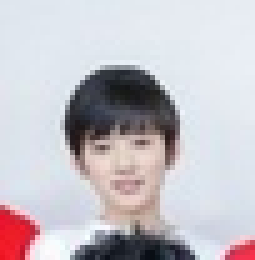
#> input picture mathModel/Instance/Third_a3/p3_version2/FaceIDxianz/Trained_Face/p2.jpg, 51 x 52 px, shrunk from 210 x 211 before the run, found by its file name (shown 5 times larger)
$ python haar2.py
#> lines starting #> are read from the running program, lines starting #| are printed output that depends on the picture; after the words box and inside, x2 and y2 are one past the last pixel; in counts of white or black regions, pixels touching at a corner belong together
import cv2
import numpy as np
import sys
import os
import glob
import numpy
from skimage import io


# 指定图片的人脸识别然后存储
img = cv2.imread(
    "D:/program/pythonPractice/mathModel/Instance/Third_a3/Origin/p2.jpg")
#> img is the input picture: shape (52, 51, 3); mean B, G, R 199.2, 192.8, 197.1
color = (0, 255, 0)
cv2.imshow("Origin Faces!", img)

grey = cv2.cvtColor(img, cv2.COLOR_BGR2GRAY)
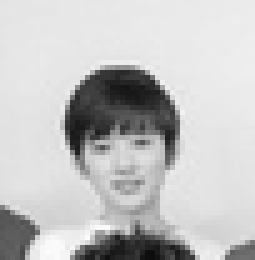
#> grey: shape (52, 51) (shown 5 times larger); min 13, max 252, mean 194.8

classfier = cv2.CascadeClassifier(
    "D:\\program\\python391\\Lib\\site-packages\\cv2\\data\\haarcascade_frontalface_alt2.xml")


faceRects = classfier.detectMultiScale(
    grey, scaleFactor=1.2, minNeighbors=3, minSize=(32, 32))
#> faceRects = ()
if len(faceRects) > 0:  # 大于0则检测到人脸
    for faceRect in faceRects:  # 单独框出每一张人脸
        x, y, w, h = faceRect
        cv2.rectangle(img, (x - 10, y - 10), (x + w + 10,
                                              y + h + 10), color, 3)  # 5控制绿色框的粗细


# 写入图像
cv2.imwrite(
    'D:/program/pythonPractice/mathModel/Instance/Third_a3/Origin/output2.jpg', img)
cv2.imshow("Find Faces!", img)
cv2.waitKey(0)

$ run again, with mathModel/Instance/Third_a3/p3_version2/FaceIDxianz/Trained_Face/p0.jpg copied over mathModel/Instance/Third_a3/p3_version2/FaceIDxianz/Trained_Face/p2.jpg
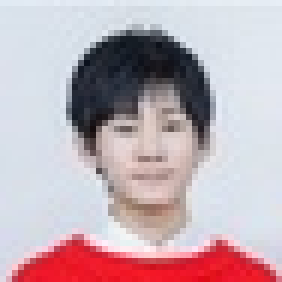
#> input picture mathModel/Instance/Third_a3/p3_version2/FaceIDxianz/Trained_Face/p0.jpg, 47 x 47 px, shrunk from 193 x 193 before the run, found by its file name (shown 6 times larger)
#> img is the input picture: shape (47, 47, 3); mean B, G, R 182.3, 174.6, 193.2
#> `grey = cv2.cvtColor(img, cv2.COLOR_BGR2GRAY)`:
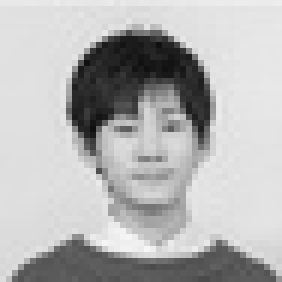
#> grey: shape (47, 47) (shown 6 times larger); min 15, max 246, mean 181
#> faceRects = ()

$ run again, with mathModel/Instance/Third_a3/p3_version2/FaceIDxianz/Trained_Face/p3.jpg copied over mathModel/Instance/Third_a3/p3_version2/FaceIDxianz/Trained_Face/p2.jpg
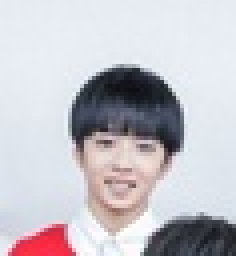
#> input picture mathModel/Instance/Third_a3/p3_version2/FaceIDxianz/Trained_Face/p3.jpg, 59 x 64 px, shrunk from 243 x 261 before the run, found by its file name (shown 4 times larger)
#> img is the input picture: shape (64, 59, 3); mean B, G, R 200.6, 193.9, 196.5
#> `grey = cv2.cvtColor(img, cv2.COLOR_BGR2GRAY)`:
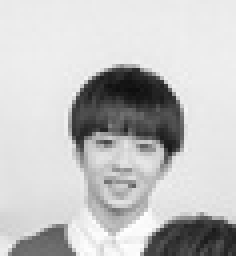
#> grey: shape (64, 59) (shown 4 times larger); min 14, max 254, mean 195.4
#> faceRects = ()

$ run again, with mathModel/Instance/Third_a3/p3_version2/FaceIDxianz/Trained_Face/0.jpg copied over mathModel/Instance/Third_a3/p3_version2/FaceIDxianz/Trained_Face/p2.jpg
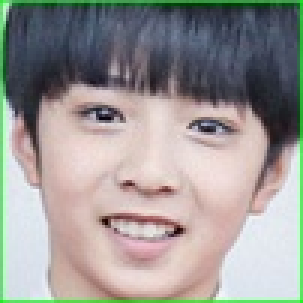
#> input picture mathModel/Instance/Third_a3/p3_version2/FaceIDxianz/Trained_Face/0.jpg, 101 x 101 px, shrunk from 413 x 413 before the run, found by its file name (shown 3 times larger)
#> img is the input picture: shape (101, 101, 3); mean B, G, R 149, 151.8, 154.9
#> `grey = cv2.cvtColor(img, cv2.COLOR_BGR2GRAY)`:
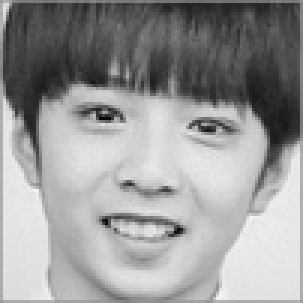
#> grey: shape (101, 101) (shown 3 times larger); min 6, max 245, mean 152.4
#> faceRects = [[7, 9, 81, 81]]
#> the loop `for faceRect in faceRects:` made 1 pass
#> after the loop `for faceRect in faceRects:`:
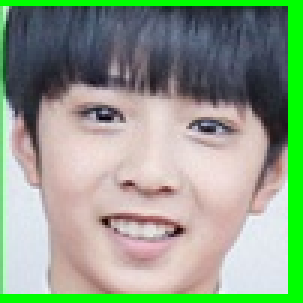
#> img: shape (101, 101, 3) (shown 3 times larger); 9.66% of pixels changed, all inside (x1, y1, x2, y2) = (0, 0, 101, 101)
